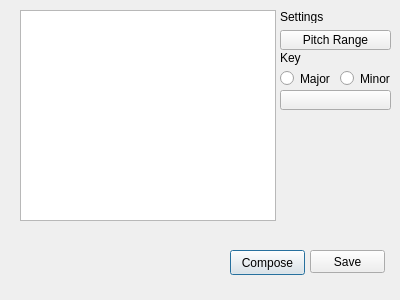
<?xml version="1.0" encoding="UTF-8"?>
<ui version="4.0">
 <class>Dialog</class>
 <widget class="QDialog" name="Dialog">
  <property name="geometry">
   <rect>
    <x>0</x>
    <y>0</y>
    <width>400</width>
    <height>300</height>
   </rect>
  </property>
  <property name="windowTitle">
   <string>Dialog</string>
  </property>
  <widget class="QTextBrowser" name="textBrowser">
   <property name="geometry">
    <rect>
     <x>20</x>
     <y>10</y>
     <width>256</width>
     <height>211</height>
    </rect>
   </property>
  </widget>
  <widget class="QPushButton" name="pushButton">
   <property name="geometry">
    <rect>
     <x>230</x>
     <y>250</y>
     <width>75</width>
     <height>25</height>
    </rect>
   </property>
   <property name="text">
    <string>Compose</string>
   </property>
  </widget>
  <widget class="QToolButton" name="toolButton">
   <property name="geometry">
    <rect>
     <x>280</x>
     <y>30</y>
     <width>111</width>
     <height>20</height>
    </rect>
   </property>
   <property name="text">
    <string>Pitch Range</string>
   </property>
   <property name="checkable">
    <bool>false</bool>
   </property>
   <property name="popupMode">
    <enum>QToolButton::InstantPopup</enum>
   </property>
  </widget>
  <widget class="QLabel" name="label">
   <property name="geometry">
    <rect>
     <x>280</x>
     <y>50</y>
     <width>31</width>
     <height>16</height>
    </rect>
   </property>
   <property name="text">
    <string>Key</string>
   </property>
  </widget>
  <widget class="QLabel" name="label_2">
   <property name="geometry">
    <rect>
     <x>280</x>
     <y>10</y>
     <width>47</width>
     <height>13</height>
    </rect>
   </property>
   <property name="text">
    <string>Settings</string>
   </property>
  </widget>
  <widget class="QRadioButton" name="radioButton">
   <property name="geometry">
    <rect>
     <x>280</x>
     <y>70</y>
     <width>51</width>
     <height>17</height>
    </rect>
   </property>
   <property name="text">
    <string>Major</string>
   </property>
   <property name="autoRepeat">
    <bool>false</bool>
   </property>
  </widget>
  <widget class="QRadioButton" name="radioButton_2">
   <property name="geometry">
    <rect>
     <x>340</x>
     <y>70</y>
     <width>51</width>
     <height>17</height>
    </rect>
   </property>
   <property name="text">
    <string>Minor</string>
   </property>
  </widget>
  <widget class="QToolButton" name="toolButton_2">
   <property name="geometry">
    <rect>
     <x>280</x>
     <y>90</y>
     <width>111</width>
     <height>20</height>
    </rect>
   </property>
   <property name="text">
    <string/>
   </property>
  </widget>
  <widget class="QPushButton" name="pushButton_2">
   <property name="geometry">
    <rect>
     <x>310</x>
     <y>250</y>
     <width>75</width>
     <height>23</height>
    </rect>
   </property>
   <property name="text">
    <string>Save</string>
   </property>
  </widget>
 </widget>
 <resources/>
 <connections/>
</ui>
